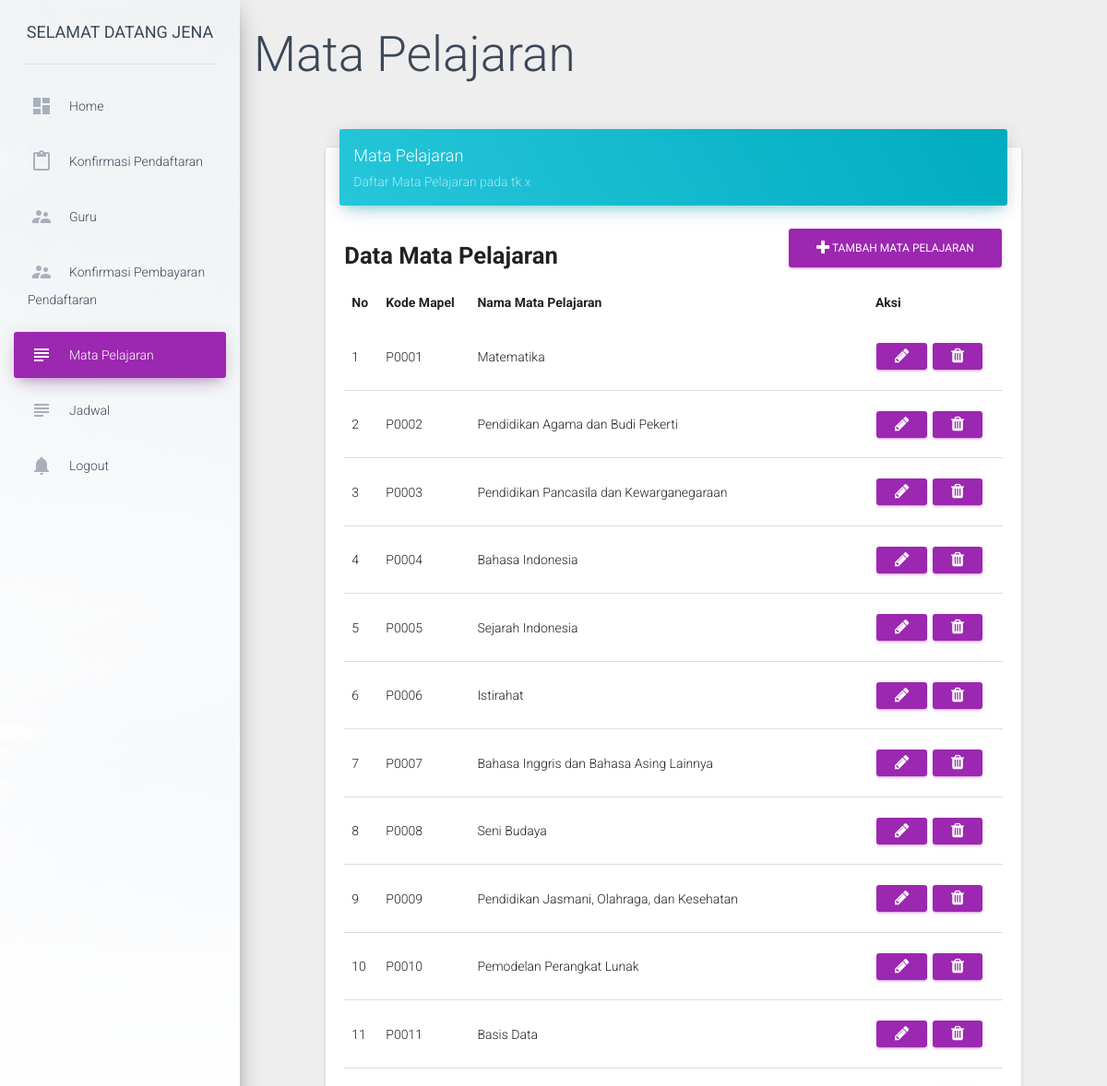
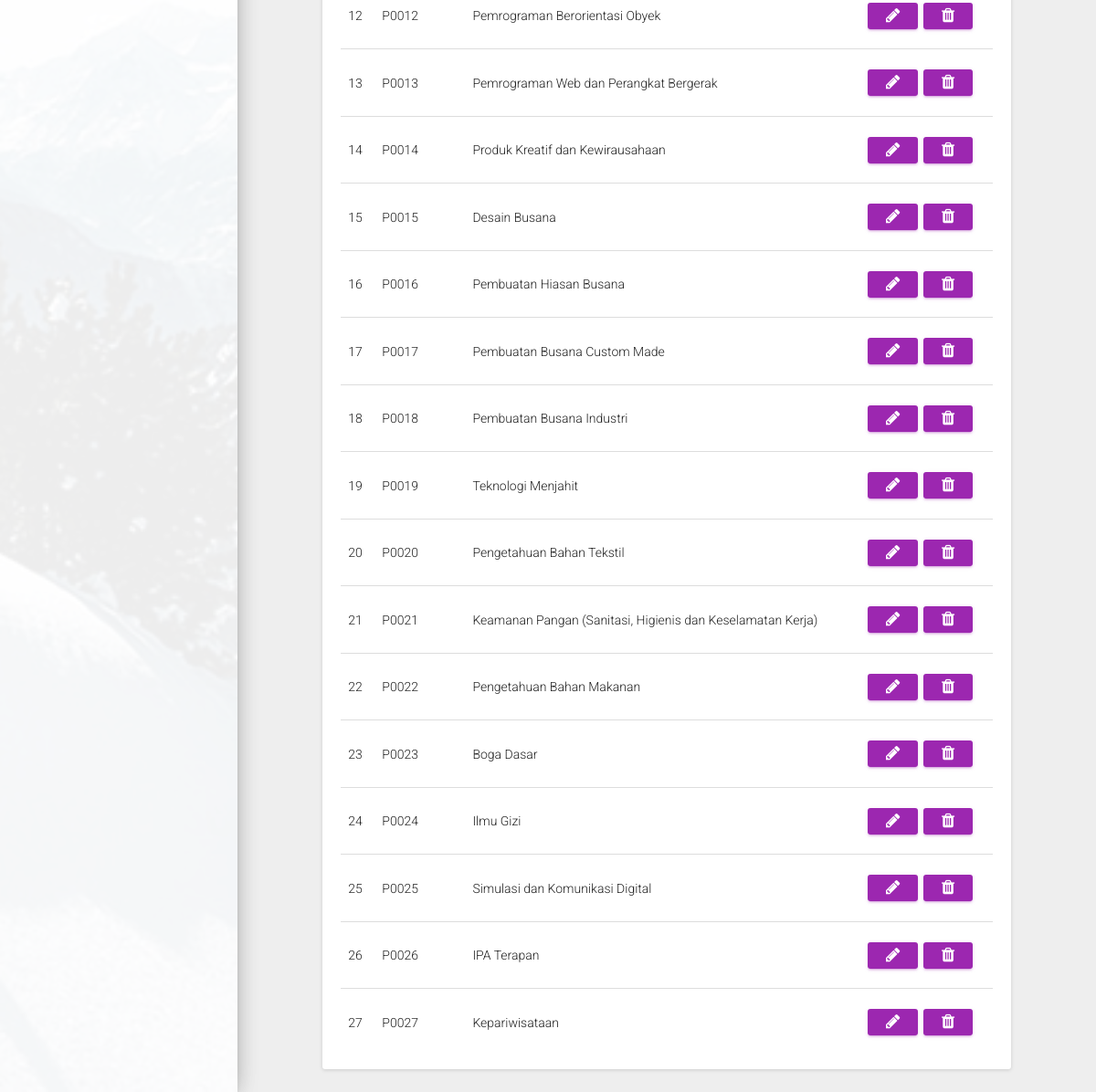
The app's page /dashboard/index.php?page=19 (signed in) with its own data (2 pictures, top to bottom).
### tables this page shows
CREATE TABLE `mapel` (
  `kode_mapel_kegiatan` char(5) NOT NULL DEFAULT '',
  `nama_mapel_kegiatan` varchar(255) DEFAULT NULL
);

### dashboard/include/mapel.php (the view, shortened to what this page needs)
<h1>Mata Pelajaran</h1>
<div class="row">
    <div class="col-sm-12 col-md-8 col-lg-10 col-lg-offset-1">
        <div class="card" style="margin-top: 50px">
            <div class="card-header" data-background-color="blue">
                <h4 class="title">Mata Pelajaran</h4>
                <p class="category">Daftar Mata Pelajaran pada tk x</p>
            </div>
            <div class="card-content">
                <a href="index.php?page=20" class="btn btn-primary btn-md pull-right"><i class="fa fa-plus"></i> Tambah Mata Pelajaran</a>
                <h3 style="overflow: hidden;"><b>Data Mata Pelajaran</b></h3>
				<table class="table table-hover">
					<thead>
						<tr>
							<td><b>No</b></td>
							<td><b>Kode Mapel</b></td>
							<td><b>Nama Mata Pelajaran</b></td>
							<td><b>Aksi</b></td>
						</tr>
					</thead>
				    <tbody>
				    	<?php
				    		$query = "SELECT * FROM mapel";
				    		$exec  = mysqli_query($conn,$query);
				    		if ($exec) {
				    			$count = mysqli_num_rows($exec);
				    			if ($count > 0) {
				    				$no = 0;
				    				while ($rows = mysqli_fetch_array($exec)) {
				    	?>
						    			<tr>
											<td><?php echo ++$no; ?></td>
											<td><?php echo $rows['kode_mapel_kegiatan'] ?></td>
											<td><?php echo $rows['nama_mapel_kegiatan'] ?></td>
											<td>
												<a href="index.php?page=21&id=<?php echo $rows['kode_mapel_kegiatan'] ?>" class="btn btn-primary btn-sm"><i class="fa fa-pencil"></i></a>
												<a href="include/hapus_mapel.php?id=<?php echo $rows['kode_mapel_kegiatan'] ?>" class="btn btn-primary btn-sm"><i class="fa fa-trash"></i></a>
											</td>
										</tr>
				    	<?php
				    				}
				    			}else{
				    	?>
				    			<tr>
									<td colspan="6" align="center"><h4><b>Kosong</b></h4></td>
								</tr>
				    	<?php
				    			}
				    		}else{
				    			echo mysqli_error($conn);
				    		}
				    	?>
				    </tbody>
				</table>
            </div>
        </div>
    </div>
</div>

### dashboard/index.php (shortened to what this page needs)
<?php
$role = "";
if ($_SESSION['role_user'] == 0) {
	$role = "Admin";
}
$getPage = $_GET['page'];
switch ($getPage) {
    case 19:
        $page               = "include/mapel.php";
        break;
}
?>
<!doctype html>
<html lang="en">
<head>
    <?php
    	include "include/libs.php";
    ?>
</head>
<body>
    <div class="wrapper">
        <div class="sidebar" data-color="purple" data-image="../assets/img/sidebar-1.jpg">
            <div class="logo">
                <a href="http://www.anggitprayogo.com" class="simple-text">
                    Selamat datang <?php $role == "Admin" ? print($nama_admin) : print($nama_panggilan); ?>
                </a>
            </div>
            <div class="sidebar-wrapper">
                <ul class="nav">
                    <li class="<?php $_SESSION['active'] == 1 ? print("active") : print("") ?>">
                        <a href="index.php?page=1">
                            <i class="material-icons">dashboard</i>
                            <p>Home</p>
                        </a>
                    </li>
                    <?php
					if ($role == "Admin") {
					?>
					<li class="<?php $_SESSION['active'] == 4 ? print("active") : print("") ?>">
                        <a href="index.php?page=7">
                            <i class="material-icons">content_paste</i>
                            <p>Konfirmasi Pendaftaran </p>
                        </a>
                    </li>
                    <li class="<?php $_SESSION['active'] == 6 ? print("active") : print("") ?>">
                        <a href="index.php?page=10">
                            <i class="material-icons">supervisor_account</i>
                            <p>Guru</p>
                        </a>
                    </li>
                    <li class="<?php $_SESSION['active'] == 8 ? print("active") : print("") ?>">
                        <a href="index.php?page=17">
                            <i class="material-icons">supervisor_account</i>
                            <p>Konfirmasi Pembayaran Pendaftaran</p>
                        </a>
                    </li>
                    <li class="<?php $_SESSION['active'] == 10 ? print("active") : print("") ?>">
                        <a href="index.php?page=19">
                            <i class="material-icons">subject</i>
                            <p>Mata Pelajaran</p>
                        </a>
                    </li>
                    <li class="<?php $_SESSION['active'] == 11 ? print("active") : print("") ?>">
                        <a href="index.php?page=22">
                            <i class="material-icons">subject</i>
                            <p>Jadwal</p>
                        </a>
                    </li>
					<?php
					}
					?>
                    <li>
                        <a href="../logout.php">
                            <i class="material-icons text-gray">notifications</i>
                            <p>Logout</p>
                        </a>
                    </li>
                </ul>
            </div>
        </div>
        <div class="main-panel">
            <div class="content">
                <div class="container-fluid">
                   <?php
                   include $page;
                   ?>
                </div>
            </div>
        </div>
    </div>
</body>
</html>

### dashboard/include/libs.php (shortened to what this page needs)
<link href="../assets/css/bootstrap.min.css" rel="stylesheet" />
<link href="../assets/css/material-dashboard.css?v=1.2.0" rel="stylesheet" />
<link href="../assets/css/demo.css" rel="stylesheet" />
<link href="../assets/css/font-awesome.min.css" rel="stylesheet">

### records on screen
mapel: kode_mapel_kegiatan "P0001", nama_mapel_kegiatan "Matematika"
mapel: kode_mapel_kegiatan "P0002", nama_mapel_kegiatan "Pendidikan Agama dan Budi Pekerti"
mapel: kode_mapel_kegiatan "P0003", nama_mapel_kegiatan "Pendidikan Pancasila dan Kewarganegaraan"
mapel: kode_mapel_kegiatan "P0004", nama_mapel_kegiatan "Bahasa Indonesia"
mapel: kode_mapel_kegiatan "P0005", nama_mapel_kegiatan "Sejarah Indonesia"
mapel: kode_mapel_kegiatan "P0006", nama_mapel_kegiatan "Istirahat"
mapel: kode_mapel_kegiatan "P0007", nama_mapel_kegiatan "Bahasa Inggris dan Bahasa Asing Lainnya"
mapel: kode_mapel_kegiatan "P0008", nama_mapel_kegiatan "Seni Budaya"
mapel: kode_mapel_kegiatan "P0009", nama_mapel_kegiatan "Pendidikan Jasmani, Olahraga, dan Kesehatan"
mapel: kode_mapel_kegiatan "P0010", nama_mapel_kegiatan "Pemodelan Perangkat Lunak"
mapel: kode_mapel_kegiatan "P0011", nama_mapel_kegiatan "Basis Data"
mapel: kode_mapel_kegiatan "P0012", nama_mapel_kegiatan "Pemrograman Berorientasi Obyek"
mapel: kode_mapel_kegiatan "P0013", nama_mapel_kegiatan "Pemrograman Web dan Perangkat Bergerak"
mapel: kode_mapel_kegiatan "P0014", nama_mapel_kegiatan "Produk Kreatif dan Kewirausahaan"
mapel: kode_mapel_kegiatan "P0015", nama_mapel_kegiatan "Desain Busana"
mapel: kode_mapel_kegiatan "P0016", nama_mapel_kegiatan "Pembuatan Hiasan Busana"
mapel: kode_mapel_kegiatan "P0017", nama_mapel_kegiatan "Pembuatan Busana Custom Made"
mapel: kode_mapel_kegiatan "P0018", nama_mapel_kegiatan "Pembuatan Busana Industri"
mapel: kode_mapel_kegiatan "P0019", nama_mapel_kegiatan "Teknologi Menjahit"
mapel: kode_mapel_kegiatan "P0020", nama_mapel_kegiatan "Pengetahuan Bahan Tekstil"
mapel: kode_mapel_kegiatan "P0021", nama_mapel_kegiatan "Keamanan Pangan (Sanitasi, Higienis dan Keselamatan Kerja)"
mapel: kode_mapel_kegiatan "P0022", nama_mapel_kegiatan "Pengetahuan Bahan Makanan"
mapel: kode_mapel_kegiatan "P0023", nama_mapel_kegiatan "Boga Dasar"
mapel: kode_mapel_kegiatan "P0024", nama_mapel_kegiatan "Ilmu Gizi"
mapel: kode_mapel_kegiatan "P0025", nama_mapel_kegiatan "Simulasi dan Komunikasi Digital"
mapel: kode_mapel_kegiatan "P0026", nama_mapel_kegiatan "IPA Terapan"
mapel: kode_mapel_kegiatan "P0027", nama_mapel_kegiatan "Kepariwisataan"

### other values on screen
$nama_admin "JENA"
